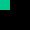
Frame 1 (no input)
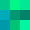
Frame 60 (the mouse pressed at the canvas centre just before this capture)
Frame 120 (the mouse held since frame 60 and released just before this capture): identical to frame 60, image omitted

The Processing sketch that drew these frames (run headless with seeded random() and noise(); from frame 60 on, the mouse is pressed at the canvas centre):

// Processing sketch: Chrome_Button_Background_Generator_Cool
// ── Chrome_Button_Background_Generator_Cool.pde
float dx;
float dy;
float m = 10;
void setup() {
  size(30, 30);
  background(0);
  noStroke();
  rectMode(CENTER);
  frameRate(1000);
  dx = 5;
  dy = 5;
}
void draw() {
  fill(0, random(100, 255), random(100, 255));
  square(dx, dy, 10);
  dx = dx+m;
  if (dx >= 30) {
    m = 0;
    dy = dy+10;
    dx = 5;
    m = 10;
  }
}
void mousePressed() {
  save("Chrome_Button_Background_Cool.png");
}
